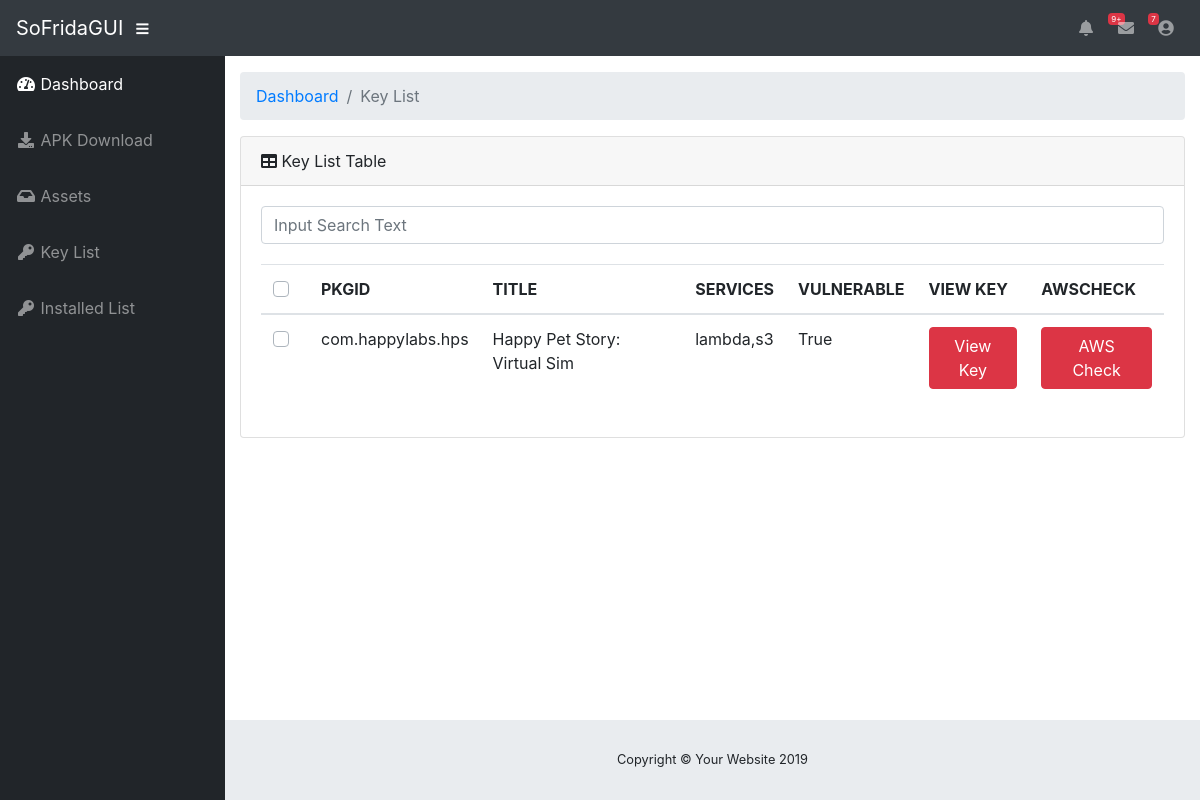
The page /keylist on the database as committed earlier.
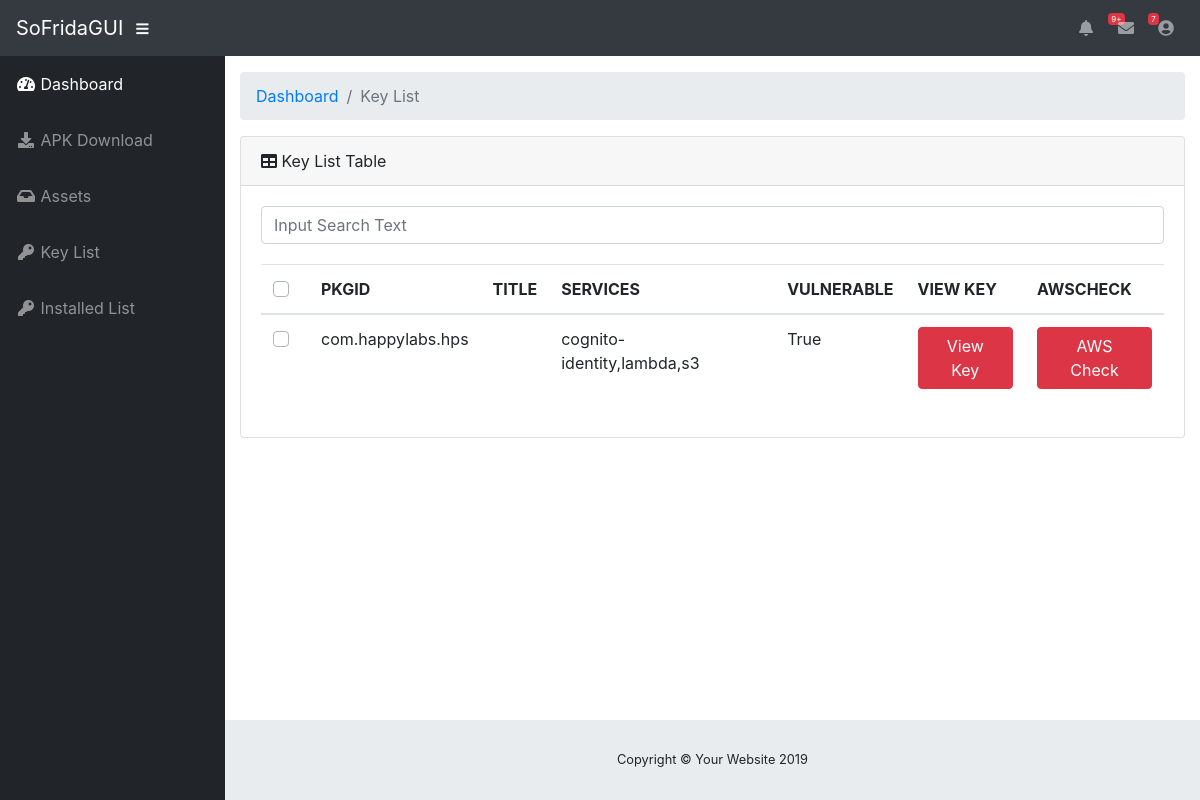
The same page on the database as committed later.
### tables this page shows
CREATE TABLE assets (
            package_name text primary key, 
            title text,
            popular integer,
            category text,
            status text,
            exist_sdk integer,
            access_key_id text,
            secret_access_key text,
            session_token text,
            region text,
            service text,
            bucket text,
            vulnerable integer);

### app.py (the view)
@app.route("/keylist")
def keylist_layout():
  asset = Assets()
  key_infos = asset.get_exist_key()
  return render_template("keylist.html", key_infos=key_infos)

### assets.py (called while the page is built)
    def db_init(self):
        self.db_path = os.path.join("./assets.db")
        self.con = sqlite3.connect(self.db_path)
        self.cur = self.con.cursor()
        self.cur.execute('''create table if not exists assets (
            package_name text primary key,
            title text,
            popular integer,
            category text,
            status text,
            exist_sdk integer,
            access_key_id text,
            secret_key_id text,
            session_token text,
            region text,
            service text,
            bucket text,
            vulnerable integer)''')
        self.columns = ['package_name', 'title', 'popular','category','status','exist_sdk', 'access_key_id', 'secret_key_id','session_token','region','service','bucket', 'vulnerable']
        self.con.commit()

### templates/keylist.html (shortened to what this page needs)
{% extends "layout.html" %}
{% block content %}
<div class="container-fluid">
	<ol class="breadcrumb">
		<li class="breadcrumb-item">
			<a href="#">Dashboard</a>
		</li>
		<li class="breadcrumb-item active">Key List</li>
	</ol>
	<div class="card mb-3">
		<div class="card-header">
			<i class="fas fa-table"></i>
			Key List Table
		</div>
		<div class="card-body">
			<div class="input-group">
				<input type="text" class="form-control" placeholder="Input Search Text" spellcheck="false" id="search_form">
			</div>
			<div style="margin-top:20px;" class="table-responsive" id="key_list">
				<table class="table" id="key_table">
					<thead>
						<th>
							<div class="custom-control custom-checkbox" align="center">
							</div>
						</th>
						<th>PKGID</th>
						<th>TITLE</th>
                        <th>SERVICES</th>
                        <th>VULNERABLE</th>
                        <th>VIEW KEY</th>
						<th>AWSCHECK</th>
					</thead>
					<tbody>
						{% for info in key_infos %}
						<tr>
							<td>
								<div class="custom-control custom-checkbox" align="center">
								</div>
							</td>
							<td>{{ info['package_name'] }}</td>
							<td>{{ info['title'] }}</td>
							<td>{{ info['service'] }}</td>
							<td>{{ "True" if info['vulnerable']==1 else "False" }}</td>
                            <td><button class="btn btn-danger" id="view" data-package="{{ info }}">View Key</button></td>
							<td><a class="btn btn-danger" href="/awstest/{{ info['package_name'] }}">AWS Check</a></td>
						</tr>
						{% endfor %}
					</tbody>
				</table>
			</div>
		</div>
	</div>
</div>
{% endblock %}

Rows that differ between the two databases and show on the page:
changed assets "com.happylabs.hps": service "lambda,s3" → "cognito-identity,lambda,s3"; title "Happy Pet Story: Virtual Sim" → (not shown)
